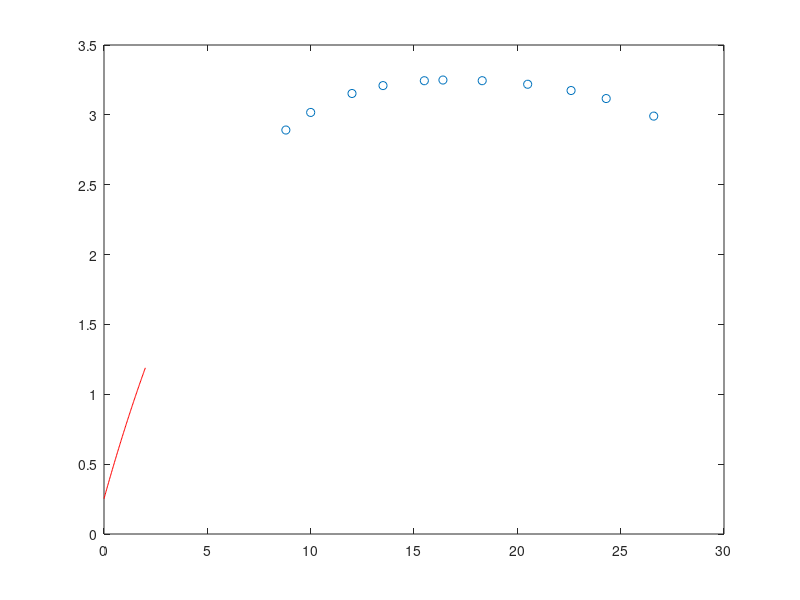

The MATLAB script that drew this image:

x =[8.8
10
12
13.5
15.5
16.4
18.3
20.5
22.6
24.3
26.6
];
y = [2.8792
3.047
3.1569
3.1872
3.2568
3.1900
3.2760
3.272
3.1709
3.0625
3.0129
];
C = (x(:).^(1:4))\y(:);
xint = linspace(0,2,100)';
plot(x,y,'o',xint,(xint.^(1:4))*C,'r-')
y = C(1)*x + C(2)*x.^2 + C(3)*x.^3 + C(4)*x.^4;
spl = spline(x,y);
plot(x,y,'o',xint,ppval(spl,xint),'r-')
